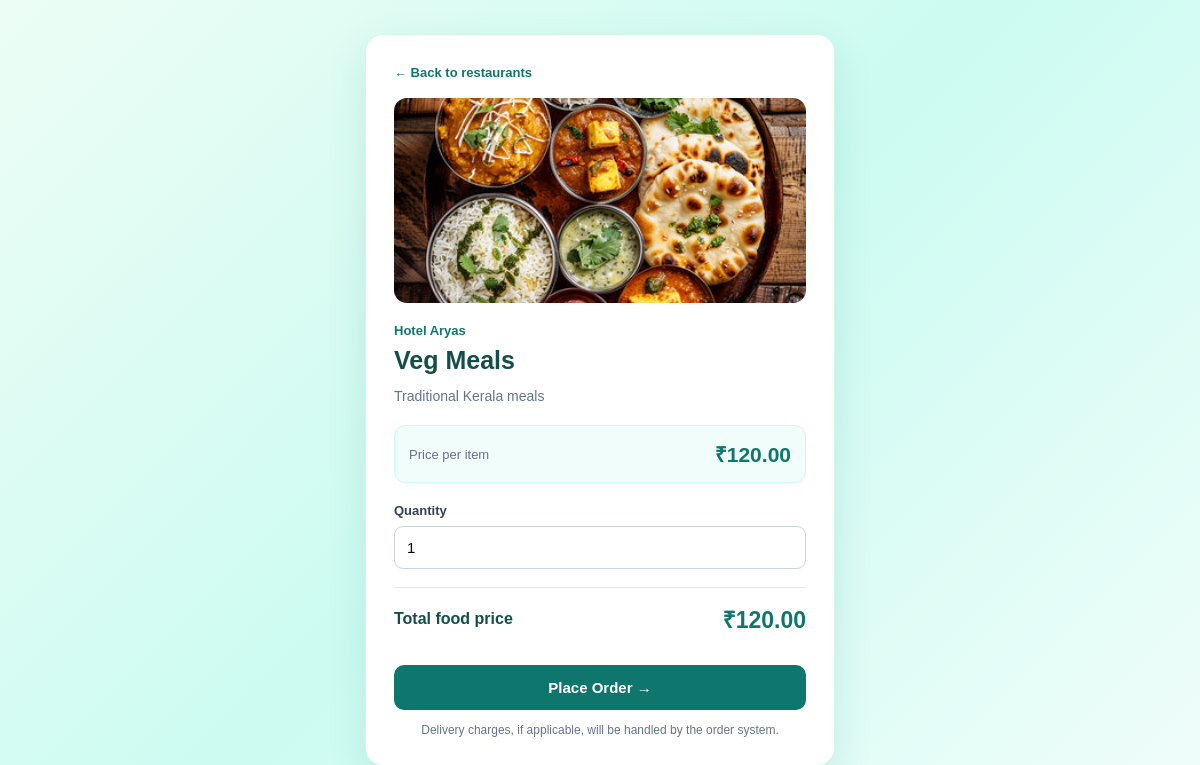
The app's page /food_order.php?id=2 (signed in) with its own data.
### tables this page shows
CREATE TABLE `food_items` (
  `id` int(11) NOT NULL,
  `name` varchar(100) DEFAULT NULL,
  `description` text DEFAULT NULL,
  `price` decimal(10,2) DEFAULT NULL,
  `image` varchar(255) DEFAULT NULL,
  `category` varchar(50) DEFAULT NULL,
  `restaurant_id` int(11) DEFAULT NULL
);

CREATE TABLE `restaurants` (
  `id` int(11) NOT NULL,
  `vendor_id` int(11) DEFAULT NULL,
  `restaurant_name` varchar(100) DEFAULT NULL,
  `location` varchar(100) DEFAULT NULL,
  `category` varchar(50) DEFAULT NULL,
  `image` varchar(255) DEFAULT NULL,
  `latitude` decimal(10,8) DEFAULT NULL,
  `longitude` decimal(11,8) DEFAULT NULL,
  `phone` varchar(20) DEFAULT NULL,
  `description` text DEFAULT NULL
);

### food_order.php (the view, shortened to what this page needs)
<?php
require_once __DIR__ . "/backend/db.php";
$food_id = filter_input(INPUT_GET, "id", FILTER_VALIDATE_INT);
$stmt = mysqli_prepare(
    $conn,
    "SELECT
        fi.id,
        fi.restaurant_id,
        fi.name,
        fi.description,
        fi.price,
        fi.image,
        r.restaurant_name
     FROM food_items AS fi
     INNER JOIN restaurants AS r
        ON r.id = fi.restaurant_id
     WHERE fi.id = ?
     LIMIT 1"
);
mysqli_stmt_bind_param($stmt, "i", $food_id);
mysqli_stmt_execute($stmt);
$result = mysqli_stmt_get_result($stmt);
$food = mysqli_fetch_assoc($result);
function e($value): string {
    return htmlspecialchars(
        (string)($value ?? ""),
        ENT_QUOTES,
        "UTF-8"
    );
}
function getFoodImage($image): string {
    $image = basename((string)$image);
    $folders = [
        __DIR__ . "/uploads/",
        __DIR__ . "/backend/uploads/"
    ];
    foreach ($folders as $folder) {
        if (is_file($folder . $image)) {
            $relative = str_replace(
                __DIR__ . DIRECTORY_SEPARATOR,
                "",
                $folder
            );
            $relative = str_replace(
                DIRECTORY_SEPARATOR,
                "/",
                $relative
            );
            return $relative . rawurlencode($image);
        }
    }
    return "";
}
$imagePath = getFoodImage($food["image"] ?? "");
$price = (float)$food["price"];
?>
<!DOCTYPE html>
<html lang="en">
<head>
</head>
<body>
<div class="order-box">
    <a class="back-link"
       href="restaurants.php">
        ← Back to restaurants
    </a>
    <?php if ($imagePath !== ""): ?>
        <img
            class="food-image"
            src="<?= e($imagePath) ?>"
            alt="<?= e($food["name"]) ?>"
        >
    <?php else: ?>
        <div class="image-placeholder" aria-hidden="true">
            🍽️
        </div>
    <?php endif; ?>
    <p class="restaurant-name">
        <?= e($food["restaurant_name"]) ?>
    </p>
    <h1><?= e($food["name"]) ?></h1>
    <p class="description">
        <?= e($food["description"] ?: "Freshly prepared for you.") ?>
    </p>
    <div class="price-box">
        <span class="price-label">Price per item</span>
        <span class="price-value">
            ₹<?= number_format($price, 2) ?>
        </span>
    </div>
    <form action="backend/place_food_order.php" method="POST">
        <label for="quantity">Quantity</label>
        <input
            type="number"
            id="quantity"
            name="quantity"
            value="1"
            min="1"
            max="50"
            required
        >
        <div class="total-box">
            <span>Total food price</span>
            <span class="total-amount" id="total">
                ₹<?= number_format($price, 2) ?>
            </span>
        </div>
        <button type="submit">
            Place Order →
        </button>
        <p class="note">
            Delivery charges, if applicable, will be handled by the order system.
        </p>
    </form>
</div>
</body>
</html>

### food_order.php (style rules this page uses)
* { box-sizing: border-box; }
body { margin: 0; min-height: 100vh; padding: 25px 15px; display: flex; align-items: center; justify-content: center; font-family: Arial, Helvetica, sans-serif; background: linear-gradient(135deg, #ecfdf5, #ccfbf1, #f0fdfa); color: #18312f; }
.order-box { width: 100%; max-width: 470px; padding: 28px; background: #ffffff; border: 1px solid #d1fae5; border-radius: 18px; box-shadow: 0 15px 40px rgba(15, 118, 110, 0.12); }
.back-link { display: inline-block; margin-bottom: 18px; color: #0f766e; text-decoration: none; font-size: 13px; font-weight: 700; }
.food-image, .image-placeholder { display: block; width: 100%; height: 205px; margin-bottom: 20px; border-radius: 13px; object-fit: cover; background: #f0fdfa; }
.restaurant-name { margin: 0 0 8px; color: #0f766e; font-size: 13px; font-weight: 700; }
h1 { margin: 0 0 10px; color: #134e4a; font-size: 25px; }
.description { margin: 0 0 18px; color: #64748b; font-size: 14px; line-height: 1.6; }
.price-box { display: flex; align-items: center; justify-content: space-between; gap: 10px; padding: 14px; margin-bottom: 20px; background: #f0fdfa; border: 1px solid #ccfbf1; border-radius: 11px; }
.price-label { color: #64748b; font-size: 13px; }
.price-value { color: #0f766e; font-size: 21px; font-weight: 800; }
label { display: block; margin-bottom: 8px; color: #334155; font-size: 13px; font-weight: 700; }
input[type="number"] { width: 100%; padding: 12px; margin-bottom: 18px; border: 1px solid #cbd5e1; border-radius: 9px; font-size: 15px; }
.total-box { display: flex; align-items: center; justify-content: space-between; gap: 10px; padding: 15px 0; margin-bottom: 15px; border-top: 1px solid #e2e8f0; color: #134e4a; font-weight: 700; }
.total-amount { color: #0f766e; font-size: 23px; }
button { width: 100%; padding: 14px; border: none; border-radius: 10px; background: #0f766e; color: #ffffff; font-size: 15px; font-weight: 700; cursor: pointer; }
.note { margin: 13px 0 0; color: #64748b; text-align: center; font-size: 12px; }

### records on screen
food_items: image (picture), restaurant.restaurant_name "Hotel Aryas", name "Veg Meals", description "Traditional Kerala meals", price "120.00"
